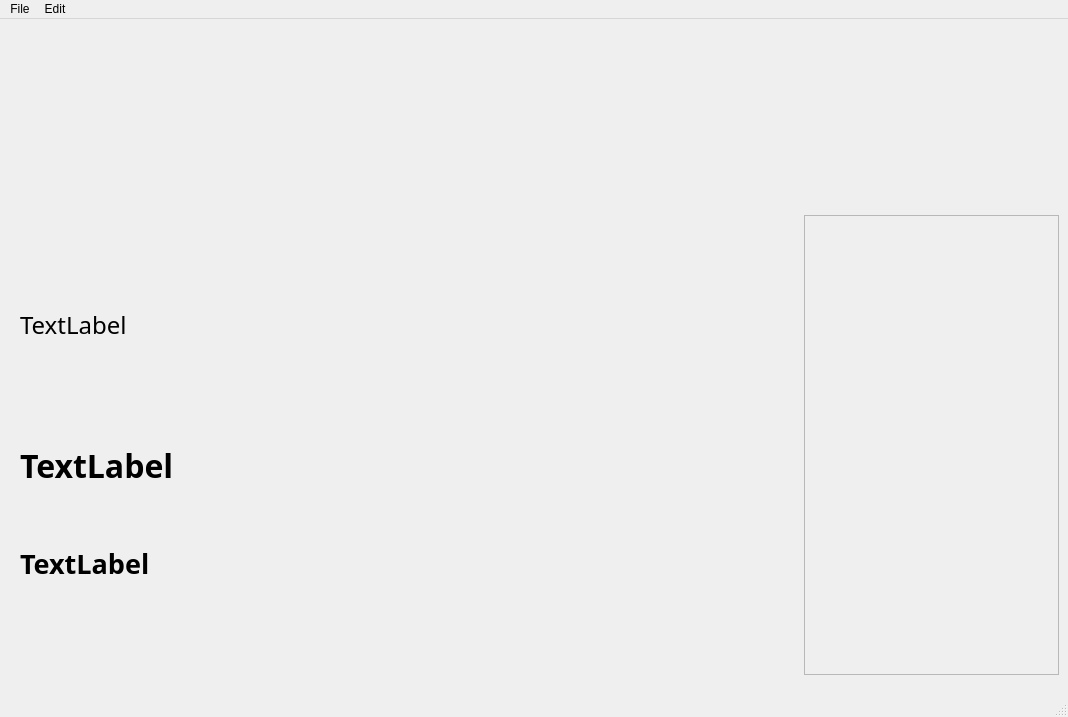
<?xml version="1.0" encoding="UTF-8"?>
<ui version="4.0">
 <class>MainWindow</class>
 <widget class="QMainWindow" name="MainWindow">
  <property name="geometry">
   <rect>
    <x>0</x>
    <y>0</y>
    <width>1068</width>
    <height>717</height>
   </rect>
  </property>
  <property name="maximumSize">
   <size>
    <width>1920</width>
    <height>1080</height>
   </size>
  </property>
  <property name="windowTitle">
   <string>Lexecution</string>
  </property>
  <widget class="QWidget" name="centralwidget">
   <property name="styleSheet">
    <string notr="true">QWidget#centralwidget
{
     border-image: url(:/background/castletext.jpg);
}</string>
   </property>
   <layout class="QGridLayout" name="gridLayout">
    <property name="leftMargin">
     <number>20</number>
    </property>
    <property name="bottomMargin">
     <number>20</number>
    </property>
    <item row="0" column="0" colspan="2">
     <widget class="QWidget" name="widget" native="true"/>
    </item>
    <item row="1" column="0" colspan="2">
     <widget class="QWidget" name="widget_3" native="true"/>
    </item>
    <item row="2" column="0">
     <widget class="QWidget" name="widget_4" native="true"/>
    </item>
    <item row="6" column="0">
     <widget class="QWidget" name="widget_2" native="true"/>
    </item>
    <item row="0" column="3">
     <widget class="QWidget" name="widget_5" native="true"/>
    </item>
    <item row="2" column="1">
     <widget class="QWidget" name="widget_6" native="true"/>
    </item>
    <item row="2" column="2">
     <widget class="QWidget" name="widget_7" native="true"/>
    </item>
    <item row="2" column="3" rowspan="5">
     <widget class="QFrame" name="rogue">
      <property name="sizePolicy">
       <sizepolicy hsizetype="Preferred" vsizetype="Preferred">
        <horstretch>0</horstretch>
        <verstretch>0</verstretch>
       </sizepolicy>
      </property>
      <property name="autoFillBackground">
       <bool>false</bool>
      </property>
      <property name="styleSheet">
       <string notr="true">image: url(:/stickman/1.png)</string>
      </property>
      <property name="frameShape">
       <enum>QFrame::StyledPanel</enum>
      </property>
      <property name="frameShadow">
       <enum>QFrame::Raised</enum>
      </property>
     </widget>
    </item>
    <item row="3" column="0" colspan="3">
     <widget class="QLabel" name="definition">
      <property name="font">
       <font>
        <family>Gabriola</family>
        <pointsize>18</pointsize>
        <weight>50</weight>
        <bold>false</bold>
       </font>
      </property>
      <property name="text">
       <string>&lt;html&gt;&lt;head/&gt;&lt;body&gt;&lt;p&gt;TextLabel&lt;/p&gt;&lt;/body&gt;&lt;/html&gt;</string>
      </property>
      <property name="textFormat">
       <enum>Qt::RichText</enum>
      </property>
      <property name="scaledContents">
       <bool>false</bool>
      </property>
      <property name="alignment">
       <set>Qt::AlignLeading|Qt::AlignLeft|Qt::AlignTop</set>
      </property>
      <property name="wordWrap">
       <bool>true</bool>
      </property>
     </widget>
    </item>
    <item row="4" column="0" colspan="3">
     <widget class="QLabel" name="rubrick">
      <property name="sizePolicy">
       <sizepolicy hsizetype="Preferred" vsizetype="Minimum">
        <horstretch>0</horstretch>
        <verstretch>0</verstretch>
       </sizepolicy>
      </property>
      <property name="font">
       <font>
        <family>Gabriola</family>
        <pointsize>24</pointsize>
        <weight>75</weight>
        <bold>true</bold>
       </font>
      </property>
      <property name="frameShadow">
       <enum>QFrame::Plain</enum>
      </property>
      <property name="text">
       <string>TextLabel</string>
      </property>
      <property name="scaledContents">
       <bool>false</bool>
      </property>
      <property name="alignment">
       <set>Qt::AlignBottom|Qt::AlignLeading|Qt::AlignLeft</set>
      </property>
     </widget>
    </item>
    <item row="5" column="0" colspan="3">
     <widget class="QLabel" name="used_letters">
      <property name="sizePolicy">
       <sizepolicy hsizetype="Preferred" vsizetype="Preferred">
        <horstretch>0</horstretch>
        <verstretch>0</verstretch>
       </sizepolicy>
      </property>
      <property name="font">
       <font>
        <family>Gabriola</family>
        <pointsize>20</pointsize>
        <weight>75</weight>
        <bold>true</bold>
       </font>
      </property>
      <property name="text">
       <string>TextLabel</string>
      </property>
      <property name="scaledContents">
       <bool>false</bool>
      </property>
      <property name="alignment">
       <set>Qt::AlignBottom|Qt::AlignLeading|Qt::AlignLeft</set>
      </property>
      <property name="wordWrap">
       <bool>true</bool>
      </property>
     </widget>
    </item>
    <item row="0" column="2">
     <widget class="QWidget" name="widget_8" native="true"/>
    </item>
    <item row="1" column="2">
     <widget class="QWidget" name="widget_9" native="true"/>
    </item>
    <item row="1" column="3">
     <widget class="QWidget" name="widget_10" native="true"/>
    </item>
    <item row="6" column="1">
     <widget class="QWidget" name="widget_11" native="true"/>
    </item>
    <item row="6" column="2">
     <widget class="QWidget" name="widget_12" native="true"/>
    </item>
   </layout>
  </widget>
  <widget class="QMenuBar" name="menubar">
   <property name="geometry">
    <rect>
     <x>0</x>
     <y>0</y>
     <width>1068</width>
     <height>21</height>
    </rect>
   </property>
   <widget class="QMenu" name="menuFile">
    <property name="title">
     <string>File</string>
    </property>
    <addaction name="actionNew"/>
    <addaction name="actionExit"/>
   </widget>
   <widget class="QMenu" name="menuEdit">
    <property name="title">
     <string>Edit</string>
    </property>
    <addaction name="actionConfig"/>
   </widget>
   <addaction name="menuFile"/>
   <addaction name="menuEdit"/>
  </widget>
  <widget class="QStatusBar" name="statusbar"/>
  <action name="actionNew">
   <property name="text">
    <string>New</string>
   </property>
  </action>
  <action name="actionExit">
   <property name="text">
    <string>Exit</string>
   </property>
  </action>
  <action name="actionConfig">
   <property name="text">
    <string>Config</string>
   </property>
  </action>
 </widget>
 <resources>
  <include location="assets/public/images.qrc"/>
 </resources>
 <connections/>
</ui>
